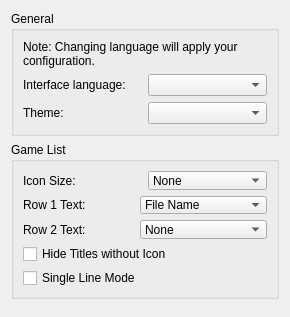
<?xml version="1.0" encoding="UTF-8"?>
<ui version="4.0">
 <class>ConfigureUi</class>
 <widget class="QWidget" name="ConfigureUi">
  <property name="windowTitle">
   <string>Form</string>
  </property>
  <property name="geometry">
   <rect>
    <x>0</x>
    <y>0</y>
    <width>290</width>
    <height>280</height>
   </rect>
  </property>
  <layout class="QVBoxLayout" name="verticalLayout">
   <item>
    <widget class="QGroupBox" name="general_groupBox">
     <property name="title">
      <string>General</string>
     </property>
     <layout class="QHBoxLayout" name="horizontalLayout">
      <item>
       <layout class="QVBoxLayout" name="verticalLayout_2">
        <item>
         <widget class="QLabel" name="label_change_language_info">
          <property name="text">
           <string>Note: Changing language will apply your configuration.</string>
          </property>
          <property name="wordWrap">
           <bool>true</bool>
          </property>
         </widget>
        </item>
        <item>
         <layout class="QHBoxLayout" name="horizontalLayout_2">
          <item>
           <widget class="QLabel" name="language_label">
            <property name="text">
             <string>Interface language:</string>
            </property>
           </widget>
          </item>
          <item>
           <widget class="QComboBox" name="language_combobox"/>
          </item>
         </layout>
        </item>
        <item>
         <layout class="QHBoxLayout" name="horizontalLayout_3">
          <item>
           <widget class="QLabel" name="theme_label">
            <property name="text">
             <string>Theme:</string>
            </property>
           </widget>
          </item>
          <item>
           <widget class="QComboBox" name="theme_combobox"/>
          </item>
         </layout>
        </item>
       </layout>
      </item>
     </layout>
    </widget>
   </item>
   <item>
    <widget class="QGroupBox" name="game_list_groupBox">
     <property name="title">
      <string>Game List</string>
     </property>
     <layout class="QHBoxLayout" name="horizontalLayout_4">
      <item>
       <layout class="QVBoxLayout" name="verticalLayout_3">
        <item>
         <layout class="QHBoxLayout" name="horizontalLayout_5">
          <item>
           <widget class="QLabel" name="icon_size_label">
            <property name="text">
             <string>Icon Size:</string>
            </property>
           </widget>
          </item>
          <item>
           <widget class="QComboBox" name="icon_size_combobox">
            <item>
             <property name="text">
              <string>None</string>
             </property>
            </item>
            <item>
             <property name="text">
              <string>Small (24x24)</string>
             </property>
            </item>
            <item>
             <property name="text">
              <string>Large (48x48)</string>
             </property>
            </item>
           </widget>
          </item>
         </layout>
        </item>
        <item>
         <layout class="QHBoxLayout" name="horizontalLayout_6">
          <item>
           <widget class="QLabel" name="row_1_text_label">
            <property name="text">
             <string>Row 1 Text:</string>
            </property>
           </widget>
          </item>
          <item>
           <widget class="QComboBox" name="row_1_text_combobox">
            <item>
             <property name="text">
              <string>File Name</string>
             </property>
            </item>
            <item>
             <property name="text">
              <string>Full Path</string>
             </property>
            </item>
            <item>
             <property name="text">
              <string>Title Name (short)</string>
             </property>
            </item>
            <item>
             <property name="text">
              <string>Title Name (long)</string>
             </property>
            </item>
            <item>
             <property name="text">
              <string>Title ID</string>
             </property>
            </item>
           </widget>
          </item>
         </layout>
        </item>
        <item>
         <layout class="QHBoxLayout" name="horizontalLayout_7">
          <item>
           <widget class="QLabel" name="row_2_text_label">
            <property name="text">
             <string>Row 2 Text:</string>
            </property>
           </widget>
          </item>
          <item>
           <widget class="QComboBox" name="row_2_text_combobox">
            <item>
             <property name="text">
              <string>None</string>
             </property>
            </item>
            <item>
             <property name="text">
              <string>File Name</string>
             </property>
            </item>
            <item>
             <property name="text">
              <string>Full Path</string>
             </property>
            </item>
            <item>
             <property name="text">
              <string>Title Name (short)</string>
             </property>
            </item>
            <item>
             <property name="text">
              <string>Title Name (long)</string>
             </property>
            </item>
            <item>
             <property name="text">
              <string>Title ID</string>
             </property>
            </item>
           </widget>
          </item>
         </layout>
        </item>
        <item>
         <widget class="QCheckBox" name="toggle_hide_no_icon">
          <property name="text">
           <string>Hide Titles without Icon</string>
          </property>
         </widget>
        </item>
        <item>
         <widget class="QCheckBox" name="toggle_single_line_mode">
          <property name="text">
           <string>Single Line Mode</string>
          </property>
         </widget>
        </item>
       </layout>
      </item>
     </layout>
    </widget>
   </item>
   <item>
    <spacer>
     <property name="orientation">
      <enum>Qt::Vertical</enum>
     </property>
    </spacer>
   </item>
  </layout>
 </widget>
 <resources/>
 <connections/>
</ui>
